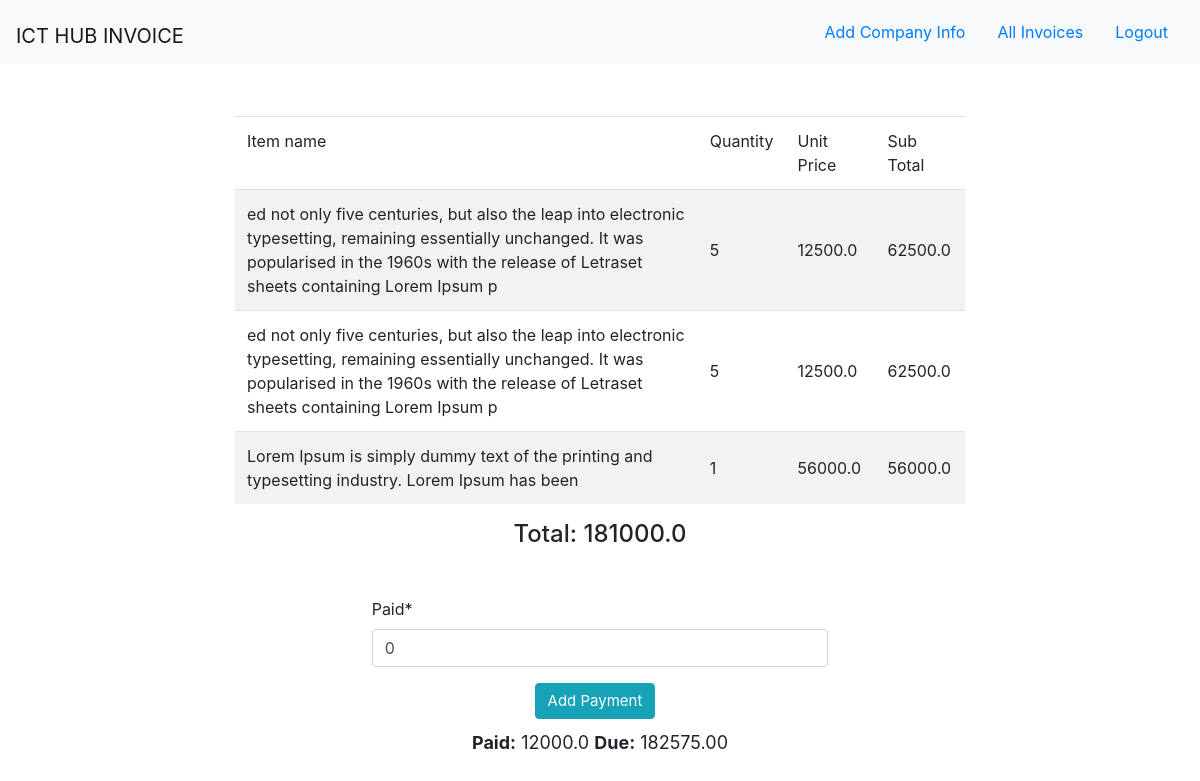
The app's page /invoice/edit/28 (signed in) with its own data.
### customer/models.py (models this page shows, shortened)
class ProductInfo(models.Model):
    invoice_id = models.ForeignKey(InvoiceInfo, on_delete=models.CASCADE)
    item_name = models.CharField(max_length=200)
    quantity = models.PositiveIntegerField()
    unit_price = models.FloatField()
    sub_total = models.FloatField(editable=False, blank=True, null=True)
    created_on = models.DateTimeField(auto_now=False, auto_now_add=True)

class InvoiceInfo(models.Model):
    company_id = models.ForeignKey(CustomerCompanyInfo, on_delete=models.CASCADE)
    invoice_number = models.IntegerField(editable=False, unique=True)
    total = models.FloatField(editable=False, blank=True, null=True)
    tax = models.FloatField(editable=False, blank=True, null=True)
    paid = models.FloatField(editable=True, blank=False, default=0)
    grand_total = models.FloatField(editable=False, blank=True, null=True)
    issue_date = models.DateField(auto_now=False, auto_now_add=True)
    due_date = models.DateField(auto_now=False, auto_now_add=False)

### customer/views.py (the view, shortened to what this page needs)
# urls.py: path('invoice/edit/<int:id>', views.edit_invoice, name='edit-invoice'),
def edit_invoice(request, id):
    if request.user.is_authenticated:
        invoice = InvoiceInfo.objects.get(pk=id)
        print(invoice.paid)
        items = ProductInfo.objects.all().filter(invoice_id=invoice)
        total = 0
        for i in items:
            total = total + i.sub_total
        form2 = CreatePaidForm(request.POST or None)
        context = {
            "items": items,
            "total": total,
            "inv": invoice,
            "form2": form2,
        }
        return render(request, 'edit_invoice.html', context)
    else:
        return HttpResponseNotFound('<h1 style="text-align:center;">You are not eligible to see this page <br> DO '
                                    '<a href="/">LOGIN</a></h1>')

### customer/forms.py
class CreatePaidForm(forms.ModelForm):
    class Meta:
        model = InvoiceInfo
        fields = [
            'paid',
        ]

### templates/edit_invoice.html (shortened to what this page needs)
{% extends 'base.html' %}
{% load crispy_forms_filters %}
{% load django_template_maths %}
{% block content %}
<nav class="navbar navbar-light bg-light">
      <a href="{% url 'all_invoice' %}" class="navbar-brand mr-auto mt-2">ICT HUB INVOICE</a>
      <a class="nav-link ml-0" href="{% url 'customer-company' %}">Add Company Info</a>
      <a class="nav-link ml-0" href="{% url 'all_invoice' %}">All Invoices</a>
      <a class="nav-link ml-0" href="{% url 'logout' %}">Logout</a>
</nav>
<div class="container my-5">
    <div class="row">
        <div class="col-md-8 offset-2 mt-1">
            <table class="table table-striped">
            <thead>
                <tr>
                    <td style="">Item name</td>
                    <td style="">Quantity</td>
                    <td style="">Unit Price</td>
                    <td style="">Sub Total</td>
                </tr>
            </thead>
            <tbody>
                {% for item in items %}
                <tr>
                    <td style="vertical-align: middle;!important">{{ item.item_name }}</td>
                    <td style="vertical-align: middle;!important">{{ item.quantity }}</td>
                    <td style="vertical-align: middle;!important">{{ item.unit_price }}</td>
                    <td style="vertical-align: middle;!important">{{ item.sub_total }}</td>
                </tr>
                {% endfor %}
            </tbody>
        </table>
        <div class="well">
            <h4 class="text-center">Total: {{ total }}</h4>
        </div>
                <div class="col-md-8 offset-2 mt-5">
                    <form method="post">
                    {{ form2|crispy }}
                    <div class="text-center">
                        <button class="btn btn-info" style="font-size: 15px;margin-right: 10px;">Add Payment</button>
                        <p style="margin-top:10px;font-size:18px;"><b>Paid:</b> {{ inv.paid }} <b>Due:</b> {{ inv.grand_total|floatformat:2 }}</p>
                    </div>
                    </form>
                </div>
        </div>
    </div>
</div>
{% endblock content %}

### records on screen
ProductInfo: item_name "ed not only five centuries, but also the leap into electronic typesetting, remaining essentially unchanged. It was popularised in the 1960s with the release of Letraset sheets containing Lorem Ipsum p", quantity "5", unit_price "12500.0", sub_total "62500.0"
ProductInfo: item_name "ed not only five centuries, but also the leap into electronic typesetting, remaining essentially unchanged. It was popularised in the 1960s with the release of Letraset sheets containing Lorem Ipsum p", quantity "5", unit_price "12500.0", sub_total "62500.0"
ProductInfo: item_name "Lorem Ipsum is simply dummy text of the printing and typesetting industry. Lorem Ipsum has been", quantity "1", unit_price "56000.0", sub_total "56000.0"
InvoiceInfo: paid "12000.0", grand_total "182575.00"

### other values on screen
{{ total }} "181000.0"
